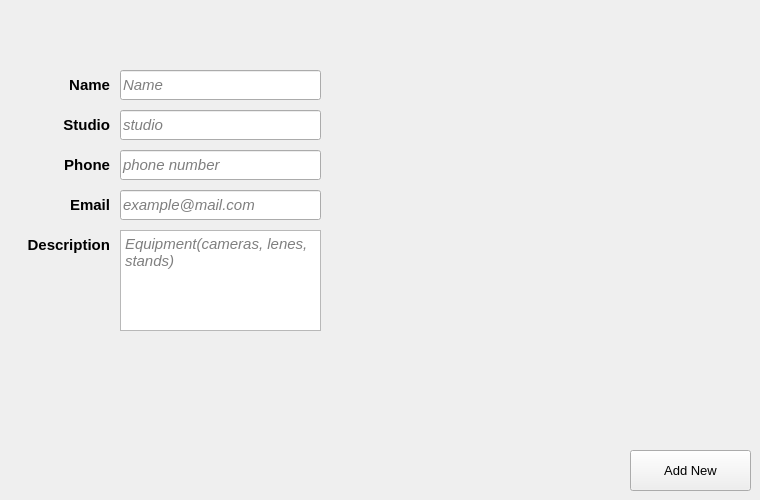
      <widget class="QWidget" name="tab_13">
       <attribute name="title">
        <string>add photographer</string>
       </attribute>
       <widget class="QLabel" name="label_93">
        <property name="geometry">
         <rect>
          <x>20</x>
          <y>230</y>
          <width>90</width>
          <height>30</height>
         </rect>
        </property>
        <property name="font">
         <font>
          <family>Segoe UI</family>
          <pointsize>11</pointsize>
          <weight>75</weight>
          <bold>true</bold>
         </font>
        </property>
        <property name="text">
         <string>Description</string>
        </property>
        <property name="alignment">
         <set>Qt::AlignRight|Qt::AlignTrailing|Qt::AlignVCenter</set>
        </property>
       </widget>
       <widget class="QLabel" name="label_94">
        <property name="geometry">
         <rect>
          <x>20</x>
          <y>110</y>
          <width>90</width>
          <height>30</height>
         </rect>
        </property>
        <property name="font">
         <font>
          <family>Segoe UI</family>
          <pointsize>11</pointsize>
          <weight>75</weight>
          <bold>true</bold>
         </font>
        </property>
        <property name="text">
         <string>Studio</string>
        </property>
        <property name="alignment">
         <set>Qt::AlignRight|Qt::AlignTrailing|Qt::AlignVCenter</set>
        </property>
       </widget>
       <widget class="QLabel" name="label_72">
        <property name="geometry">
         <rect>
          <x>20</x>
          <y>150</y>
          <width>90</width>
          <height>30</height>
         </rect>
        </property>
        <property name="font">
         <font>
          <family>Segoe UI</family>
          <pointsize>11</pointsize>
          <weight>75</weight>
          <bold>true</bold>
         </font>
        </property>
        <property name="text">
         <string>Phone</string>
        </property>
        <property name="alignment">
         <set>Qt::AlignRight|Qt::AlignTrailing|Qt::AlignVCenter</set>
        </property>
       </widget>
       <widget class="QLabel" name="label_96">
        <property name="geometry">
         <rect>
          <x>20</x>
          <y>70</y>
          <width>90</width>
          <height>30</height>
         </rect>
        </property>
        <property name="font">
         <font>
          <family>Segoe UI</family>
          <pointsize>11</pointsize>
          <weight>75</weight>
          <bold>true</bold>
         </font>
        </property>
        <property name="text">
         <string>Name</string>
        </property>
        <property name="alignment">
         <set>Qt::AlignRight|Qt::AlignTrailing|Qt::AlignVCenter</set>
        </property>
       </widget>
       <widget class="QLineEdit" name="lineEdit_67">
        <property name="geometry">
         <rect>
          <x>120</x>
          <y>190</y>
          <width>201</width>
          <height>30</height>
         </rect>
        </property>
        <property name="font">
         <font>
          <family>Segoe UI</family>
          <pointsize>11</pointsize>
          <italic>true</italic>
         </font>
        </property>
        <property name="placeholderText">
         <string>example@mail.com</string>
        </property>
       </widget>
       <widget class="QLabel" name="label_97">
        <property name="geometry">
         <rect>
          <x>20</x>
          <y>190</y>
          <width>90</width>
          <height>30</height>
         </rect>
        </property>
        <property name="font">
         <font>
          <family>Segoe UI</family>
          <pointsize>11</pointsize>
          <weight>75</weight>
          <bold>true</bold>
         </font>
        </property>
        <property name="text">
         <string>Email</string>
        </property>
        <property name="alignment">
         <set>Qt::AlignRight|Qt::AlignTrailing|Qt::AlignVCenter</set>
        </property>
       </widget>
       <widget class="QLineEdit" name="lineEdit_59">
        <property name="geometry">
         <rect>
          <x>120</x>
          <y>70</y>
          <width>201</width>
          <height>30</height>
         </rect>
        </property>
        <property name="font">
         <font>
          <family>Segoe UI</family>
          <pointsize>11</pointsize>
          <italic>true</italic>
         </font>
        </property>
        <property name="placeholderText">
         <string>Name</string>
        </property>
       </widget>
       <widget class="QLineEdit" name="lineEdit_60">
        <property name="geometry">
         <rect>
          <x>120</x>
          <y>110</y>
          <width>201</width>
          <height>30</height>
         </rect>
        </property>
        <property name="font">
         <font>
          <family>Segoe UI</family>
          <pointsize>11</pointsize>
          <italic>true</italic>
         </font>
        </property>
        <property name="placeholderText">
         <string>studio</string>
        </property>
       </widget>
       <widget class="QTextEdit" name="textEdit_9">
        <property name="geometry">
         <rect>
          <x>120</x>
          <y>230</y>
          <width>201</width>
          <height>101</height>
         </rect>
        </property>
        <property name="font">
         <font>
          <pointsize>11</pointsize>
          <italic>true</italic>
         </font>
        </property>
        <property name="placeholderText">
         <string>Equipment(cameras, lenes, stands)</string>
        </property>
       </widget>
       <widget class="QLineEdit" name="lineEdit_68">
        <property name="geometry">
         <rect>
          <x>120</x>
          <y>150</y>
          <width>201</width>
          <height>30</height>
         </rect>
        </property>
        <property name="font">
         <font>
          <family>Segoe UI</family>
          <pointsize>11</pointsize>
          <italic>true</italic>
         </font>
        </property>
        <property name="placeholderText">
         <string>phone number</string>
        </property>
       </widget>
       <widget class="QPushButton" name="pushButton_58">
        <property name="geometry">
         <rect>
          <x>630</x>
          <y>450</y>
          <width>121</width>
          <height>41</height>
         </rect>
        </property>
        <property name="font">
         <font>
          <family>Segoe UI</family>
          <pointsize>10</pointsize>
          <weight>50</weight>
          <italic>false</italic>
          <bold>false</bold>
         </font>
        </property>
        <property name="text">
         <string>Add New</string>
        </property>
       </widget>
      </widget>
